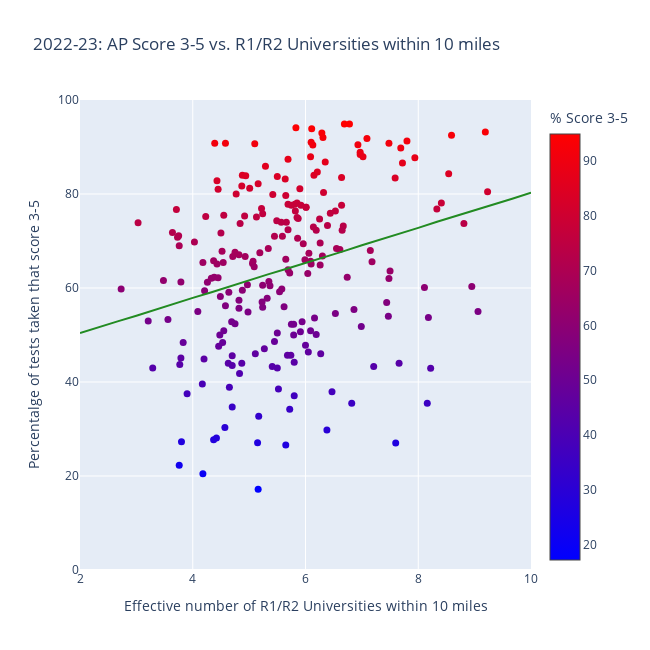

This figure's notebook cell:
### Markdown cell above
### 2022-23: AP Score 3-5 vs. Inverse Distance to R1/R2 Universities

### Code cell
x_arr = MA_AP_all_data['Inverse Distance R1R2'].to_numpy()
y_arr = MA_AP_all_data['% Score 3-5'].to_numpy()

model = LinearRegression()
model.fit(x_arr.reshape(-1,1), y_arr)

#### draw the data points ####
fig = go.Figure(data=go.Scatter(x=np.round(x_arr, decimals = 2),
                                y=np.round(y_arr, decimals = 1),
                                mode='markers',
                                marker=dict(
                                    size=7,
                                    color=y_arr,
                                    colorscale='Bluered',
                                    symbol='circle',
                                    showscale=True,
                                    colorbar=dict(title='% Score 3-5'),
                                ),
                                showlegend=False,
                                text=MA_AP_all_data['District Name'],
                                name='')) 

# Draw the linear fitted line without showing it in the legend
x_line = np.linspace(2, 10, 25)
y_line = model.predict(x_line.reshape(-1, 1))
y_line = np.round(y_line, decimals = 1)
fig.add_trace(go.Scatter(
    x=x_line,
    y=y_line,
    mode="lines",
    line=dict(color="forestgreen"),
    name="Fitted Line",
    showlegend=False  # This hides the line from the legend
))

#### write the title of the plot ####
fig.update_layout(title='2022-23: AP Score 3-5 vs. R1/R2 Universities within 10 miles',
                  xaxis_title='Effective number of R1/R2 Universities within 10 miles',
                  yaxis_title='Percentalge of tests taken that score 3-5',
                  width=650,
                  height=650)

fig.update_xaxes(range=[2, 10])
fig.update_yaxes(range=[0, 100])
fig.show()

with open('data/MA_pickled/MA_pass_vs_R1R2_inverse_distance.pkl', 'wb') as f:
    pickle.dump(fig, f)

### Figure 1 — Plotly figure (JSON) as saved in the notebook; plotly's stock layout.template omitted (floating-point values rounded to 4 significant figures; data arrays with more than 128 entries replaced by an {"elided": "..."} marker saying what was removed)
{"data": [{"marker": {"color": {"elided": "222 float values"}, "colorbar": {"title": {"text": "% Score 3-5"}}, "colorscale": [[0, "rgb(0,0,255)"], [1, "rgb(255,0,0)"]], "showscale": true, "size": 7, "symbol": "circle"}, "mode": "markers", "name": "", "showlegend": false, "text": {"elided": "222 str values"}, "type": "scatter", "x": {"elided": "222 float values"}, "y": {"elided": "222 float values"}}, {"line": {"color": "forestgreen"}, "mode": "lines", "name": "Fitted Line", "showlegend": false, "type": "scatter", "x": [2, 2.333, 2.667, 3, 3.333, 3.667, 4, 4.333, 4.667, 5, 5.333, 5.667, 6, 6.333, 6.667, 7, 7.333, 7.667, 8, 8.333, 8.667, 9, 9.333, 9.667, 10], "y": [50.4, 51.7, 52.9, 54.1, 55.4, 56.6, 57.9, 59.1, 60.4, 61.6, 62.9, 64.1, 65.3, 66.6, 67.8, 69.1, 70.3, 71.6, 72.8, 74.1, 75.3, 76.6, 77.8, 79, 80.3]}], "layout": {"height": 650, "title": {"text": "2022-23: AP Score 3-5 vs. R1/R2 Universities within 10 miles"}, "width": 650, "xaxis": {"range": [2, 10], "title": {"text": "Effective number of R1/R2 Universities within 10 miles"}, "type": "linear"}, "yaxis": {"range": [0, 100], "title": {"text": "Percentalge of tests taken that score 3-5"}, "type": "linear"}}}
